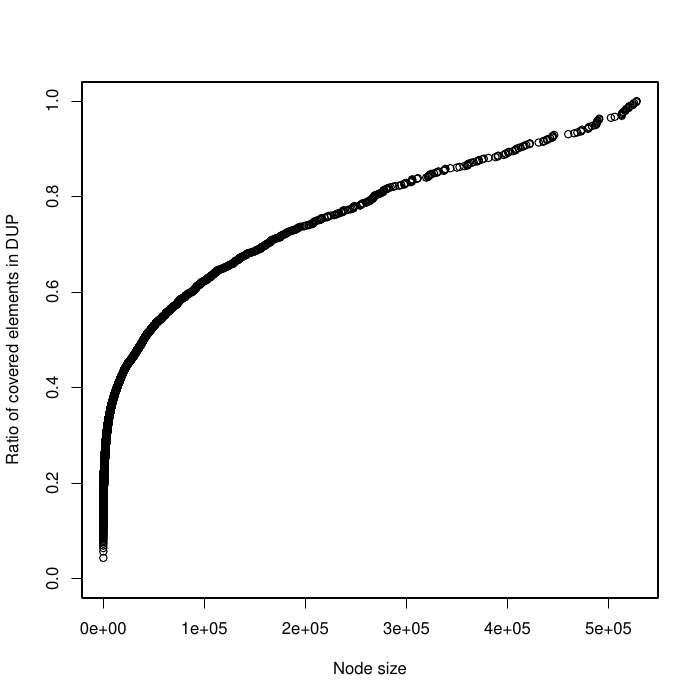

Recreate this plot in R.
data <- read.csv2("trec8_wtdup_stat.txt",sep=",",header=F)

pdf("trec8_wtdup_stat.pdf")

plot(data$V1,cumsum(data$V2*data$V1)/crossprod(data$V2,data$V1),ylim=c(0,1),xlab="Node size",ylab="Ratio of covered elements in DUP")

#dev.copy2pdf(file="trec8_wtdup_stat.pdf")

dev.off()
